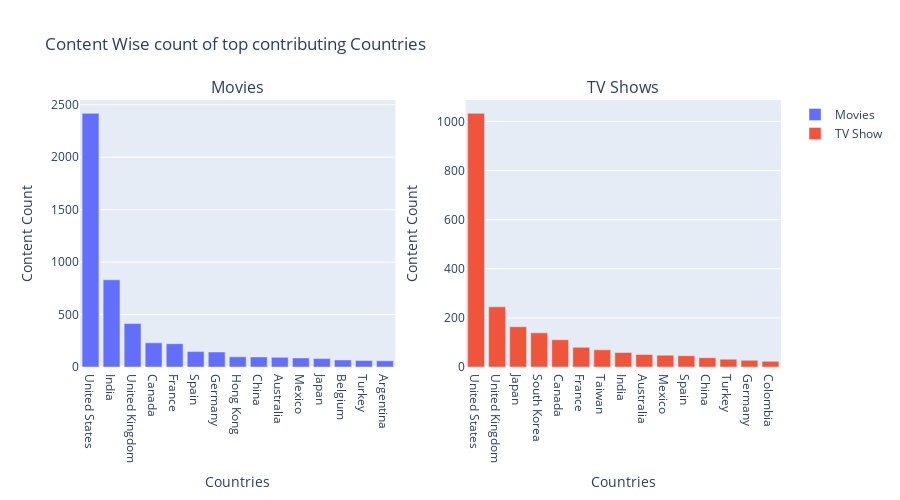

Write notebook code for a chart like this one.
### Code cell
trace1=go.Bar(x=country_movie_count['country'][:15], y=country_movie_count['count'][:15], name = 'Movies', orientation='v')
trace2=go.Bar(x=country_tvShow_count['country'][:15], y=country_tvShow_count['count'][:15], name = 'TV Show', orientation='v')

layout = go.Layout(title="Content Wise count of top contributing Countries", height=500)


fig = make_subplots(rows=1, cols=2, subplot_titles= ('Movies', 'TV Shows'))

fig.add_trace(trace1, row=1, col=1)

fig.add_trace(trace2, row=1, col=2)

fig.update_layout(layout)

fig.update_yaxes(title_text='Content Count')

fig.update_xaxes(title_text='Countries')

fig.show(vaidate=True)

fig.write_image("/content/drive/My Drive/Practical_Datasets/EDA on Netflix Content Dataset/Plots/Content Wise count of top contributing Countries.jpeg")

### Figure 1 — Plotly figure (JSON) as saved in the notebook; plotly's stock layout.template omitted (floating-point values rounded to 4 significant figures)
{"data": [{"name": "Movies", "yaxis": "y", "xaxis": "x", "y": [2418, 831, 415, 230, 222, 147, 143, 97, 96, 92, 86, 80, 67, 62, 59], "x": ["United States", "India", "United Kingdom", "Canada", "France", "Spain", "Germany", "Hong Kong", "China", "Australia", "Mexico", "Japan", "Belgium", "Turkey", "Argentina"], "type": "bar", "orientation": "v"}, {"name": "TV Show", "yaxis": "y2", "xaxis": "x2", "y": [1033, 245, 164, 139, 111, 80, 70, 59, 51, 48, 46, 38, 32, 27, 23], "x": ["United States", "United Kingdom", "Japan", "South Korea", "Canada", "France", "Taiwan", "India", "Australia", "Mexico", "Spain", "China", "Turkey", "Germany", "Colombia"], "type": "bar", "orientation": "v"}], "layout": {"title": {"text": "Content Wise count of top contributing Countries"}, "yaxis": {"domain": [0, 1], "anchor": "x", "title": {"text": "Content Count"}}, "xaxis2": {"domain": [0.55, 1], "anchor": "y2", "title": {"text": "Countries"}}, "height": 500, "yaxis2": {"domain": [0, 1], "anchor": "x2", "title": {"text": "Content Count"}}, "xaxis": {"domain": [0, 0.45], "anchor": "y", "title": {"text": "Countries"}}, "annotations": [{"yanchor": "bottom", "xref": "paper", "xanchor": "center", "yref": "paper", "text": "Movies", "y": 1, "x": 0.225, "font": {"size": 16}, "showarrow": false}, {"yanchor": "bottom", "xref": "paper", "xanchor": "center", "yref": "paper", "text": "TV Shows", "y": 1, "x": 0.775, "font": {"size": 16}, "showarrow": false}]}}
